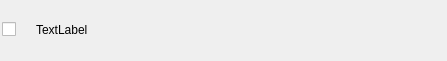
<?xml version="1.0" encoding="UTF-8"?>
<ui version="4.0">
 <class>RuleGroupPanel</class>
 <widget class="QWidget" name="RuleGroupPanel">
  <property name="geometry">
   <rect>
    <x>0</x>
    <y>0</y>
    <width>447</width>
    <height>61</height>
   </rect>
  </property>
  <property name="windowTitle">
   <string>Form</string>
  </property>
  <layout class="QGridLayout">
   <property name="leftMargin">
    <number>2</number>
   </property>
   <property name="topMargin">
    <number>2</number>
   </property>
   <property name="rightMargin">
    <number>2</number>
   </property>
   <property name="bottomMargin">
    <number>2</number>
   </property>
   <property name="horizontalSpacing">
    <number>20</number>
   </property>
   <property name="verticalSpacing">
    <number>2</number>
   </property>
   <item row="0" column="2">
    <widget class="QLabel" name="ruleGroupName">
     <property name="text">
      <string>TextLabel</string>
     </property>
    </widget>
   </item>
   <item row="0" column="6">
    <spacer>
     <property name="orientation">
      <enum>Qt::Orientation::Horizontal</enum>
     </property>
     <property name="sizeHint" stdset="0">
      <size>
       <width>40</width>
       <height>20</height>
      </size>
     </property>
    </spacer>
   </item>
   <item row="0" column="0">
    <widget class="QCheckBox" name="showHideRuleGroupButton">
     <property name="text">
      <string/>
     </property>
    </widget>
   </item>
  </layout>
 </widget>
 <resources/>
 <connections/>
</ui>
